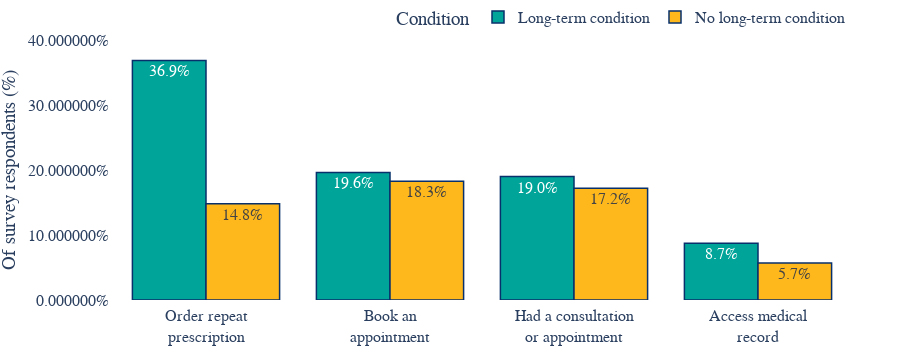

The notebook cell saved with this chart:
### Code cell
# plot the long (tidy) dataframe
fig = px.bar(
    online_gp_services_LTC,
    x="Activity",
    y="Percent",
    color="Condition",
    color_discrete_sequence=nhs_colours,
    barmode="group",
    text="Percent",
    height=350,
)

# Asthetics of the plot
fig.update_layout(
    # change background colour 
    {"plot_bgcolor": "rgba(0,0,0, 0)", "paper_bgcolor": "rgba(0,0,0, 0)"},
    yaxis_title='Of survey respondents (%)',
    xaxis=dict(
        tickmode = 'array',
        tickvals = online_gp_services_LTC['Activity'].tolist(),
        ticktext = online_gp_services_LTC['Lable'].tolist(),
        #tickangle = 45
    ),
    yaxis=dict(
        tickformat = "%",
        range=[0, 0.4]
    ),
    xaxis_title=None,
    # change fonts
    font=dict(family="Arial", size=16),
    # autosize makes the chart 'responsive' (https://en.wikipedia.org/wiki/Responsive_web_design)
    autosize=True,
    margin=dict(
        l=50,
        r=50,
        b=50,
        t=0,
        pad=4,
        autoexpand=True
        ),
    ## options for the hover-over text
    # changes how the hover-over box is displayed
    hovermode="x unified",
    # hoverlabel_align = 'right',
    # changes the hover-over box formatting
    hoverlabel=dict(
        bgcolor="white",
        font_size=16,
        font_family="Arial"
    ),
    legend=dict(
    orientation="h",
    yanchor="bottom",
    y=1.02,
    xanchor="right",
    x=1
    )
)
# options to change how the bars look
fig.update_traces(
    # this also changes the hover-over box formatting
    hovertemplate='<b>%{fullData.name}</b>: %{text:.1%}<extra></extra>',
    # outline of bars
    marker_line_color = 'rgb(8,48,107)',
    marker_line_width=1.5,
    opacity=1,
    # options for text inside bars
    texttemplate='%{text:.1%}',
    textposition='inside',
    #textangle = 0
    )
fig.update_xaxes(type='category')
fig.show()

### Figure 1 — Plotly figure (JSON) as saved in the notebook; plotly's stock layout.template omitted (floating-point values rounded to 4 significant figures)
{"data": [{"alignmentgroup": "True", "hovertemplate": "<b>%{fullData.name}</b>: %{text:.1%}<extra></extra>", "legendgroup": "Long-term condition", "marker": {"color": "#00A499", "line": {"color": "rgb(8,48,107)", "width": 1.5}}, "name": "Long-term condition", "offsetgroup": "Long-term condition", "opacity": 1, "orientation": "v", "showlegend": true, "text": [0.3686, 0.1962, 0.1898, 0.08738], "textposition": "inside", "texttemplate": "%{text:.1%}", "type": "bar", "x": ["Ordering repeat prescriptions online", "Booking appointments online", "Had an online consultation or appointment", "Accessing my medical records online"], "xaxis": "x", "y": [0.3686, 0.1962, 0.1898, 0.08738], "yaxis": "y"}, {"alignmentgroup": "True", "hovertemplate": "<b>%{fullData.name}</b>: %{text:.1%}<extra></extra>", "legendgroup": "No long-term condition", "marker": {"color": "#FFB81C", "line": {"color": "rgb(8,48,107)", "width": 1.5}}, "name": "No long-term condition", "offsetgroup": "No long-term condition", "opacity": 1, "orientation": "v", "showlegend": true, "text": [0.1827, 0.1719, 0.1479, 0.05696], "textposition": "inside", "texttemplate": "%{text:.1%}", "type": "bar", "x": ["Booking appointments online", "Had an online consultation or appointment", "Ordering repeat prescriptions online", "Accessing my medical records online"], "xaxis": "x", "y": [0.1827, 0.1719, 0.1479, 0.05696], "yaxis": "y"}], "layout": {"autosize": true, "barmode": "group", "font": {"family": "Arial", "size": 16}, "height": 350, "hoverlabel": {"bgcolor": "white", "font": {"family": "Arial", "size": 16}}, "hovermode": "x unified", "legend": {"orientation": "h", "title": {"text": "Condition"}, "tracegroupgap": 0, "x": 1, "xanchor": "right", "y": 1.02, "yanchor": "bottom"}, "margin": {"autoexpand": true, "b": 50, "l": 50, "pad": 4, "r": 50, "t": 0}, "paper_bgcolor": "rgba(0,0,0, 0)", "plot_bgcolor": "rgba(0,0,0, 0)", "xaxis": {"anchor": "y", "domain": [0, 1], "tickmode": "array", "ticktext": ["Order repeat<br>prescription", "Book an<br>appointment", "Had a consultation<br>or appointment", "Book an<br>appointment", "Had a consultation<br>or appointment", "Order repeat<br>prescription", "Access medical<br>record", "Access medical<br>record"], "tickvals": ["Ordering repeat prescriptions online", "Booking appointments online", "Had an online consultation or appointment", "Booking appointments online", "Had an online consultation or appointment", "Ordering repeat prescriptions online", "Accessing my medical records online", "Accessing my medical records online"], "title": {}, "type": "category"}, "yaxis": {"anchor": "x", "domain": [0, 1], "range": [0, 0.4], "tickformat": "%", "title": {"text": "Of survey respondents (%)"}}}}
